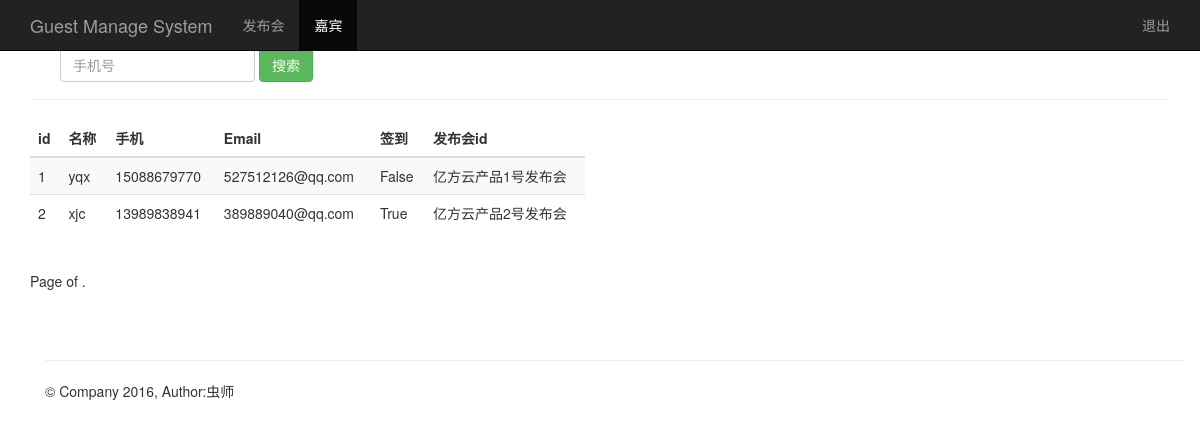
/guest_manage/, run on the app's committed database.
### sign/models.py (models this page shows)
class Guest(models.Model):
    event = models.ForeignKey(Event)
    name = models.CharField(max_length=20)
    email = models.EmailField()
    phone = models.IntegerField()
    createtime = models.DateTimeField(auto_now=True)
    type = models.CharField(max_length=20)
    sign = models.BooleanField()

class Event(models.Model):
    name = models.CharField(max_length=100)
    limit = models.IntegerField()
    status = models.BooleanField()
    address = models.CharField(max_length=200)
    starttime = models.DateTimeField()
    createtime = models.DateTimeField(auto_now=True)
    def  __str__(self):
        return self.name

### sign/views.py (the view)
# urls.py: url(r'^guest_manage/',guest_manage),
def guest_manage(request):
    guest_list = Guest.objects.all()
    usersession = request.session.get('username', '')
    return render(request,'guest_manage.html',{"user":usersession,"guests":guest_list})

### sign/templates/guest_manage.html (shortened to what this page needs)
{% extends "base.html" %}
{% block content %}
    <nav class="navbar navbar-inverse navbar-fixed-top">
      <div class="container">
        <div class="navbar-header">
          <a class="navbar-brand" href="/guest_manage/">Guest Manage System</a>
        </div>
        <div id="navbar" class="collapse navbar-collapse">
          <ul class="nav navbar-nav">
            <li><a href="/event_manage/">发布会</a></li>
            <li class="active"><a href="#about">嘉宾</a></li>
          </ul>
          <ul class="nav navbar-nav navbar-right">
           <li><a href="#">{{user}}</a></li>
           <li><a href="/logout/">退出</a></li>
         </ul>
        </div>
      </div>
    </nav>
    <div class="container theme-showcase" role="main">
      <div class="page-header">
        <div id="navbar" class="navbar-collapse collapse">
          <form class="navbar-form" method="get" action="/search_phone/">
            <div class="form-group">
              <input name="phone" type="text" placeholder="手机号" class="form-control">
            </div>
            <button type="submit" class="btn btn-success">搜索</button>
          </form>
        </div>
      </div>
      <div class="row">
        <div class="col-md-6">
          <table class="table table-striped">
            <thead>
              <tr>
                <th>id</th>
                <th>名称</th>
                <th>手机</th>
                <th>Email</th>
                <th>签到</th>
                <th>发布会id</th>
              </tr>
            </thead>
            <tbody>
              {% for guest in guests %}
                <tr>
                  <td>{{ guest.id }}</td>
                  <td>{{ guest.name }}</td>
                  <td>{{ guest.phone }}</td>
                  <td>{{ guest.email }}</td>
                  <td>{{ guest.sign }}</td>
                  <td>{{ guest.event }}</td>
                </tr>
             {% endfor %}
            </tbody>
          </table>
        </div>
      </div>
    <div class="pagination">
      <span class="step-links">
          <span class="current">
            Page {{ guests.number }} of {{ guests.paginator.num_pages }}.
          </span>
      </span>
    </div>
{% endblock %}

### sign/templates/base.html (shortened to what this page needs)
<!DOCTYPE html>
<html lang="zh-CN">
  <head>
      <link href="//cdn.bootcss.com/bootstrap/3.3.5/css/bootstrap.min.css" rel="stylesheet">
      <link href="//v3.bootcss.com/examples/theme/theme.css" rel="stylesheet">
  </head>
  <body role="document">
  {% block content %}
  {% endblock %}
    <div class="container theme-showcase" role="main">
        <div class="page-header">
        </div>
        <footer class="footer">
          <p>&copy; Company 2016, Author:虫师</p>
        </footer>
    </div>
  </body>
</html>

### data on the page
Guest: id "1", name "yqx", phone "15088679770", email "527512126@qq.com", sign "False", event "亿方云产品1号发布会"
Guest: id "2", name "xjc", phone "13989838941", email "389889040@qq.com", sign "True", event "亿方云产品2号发布会"
